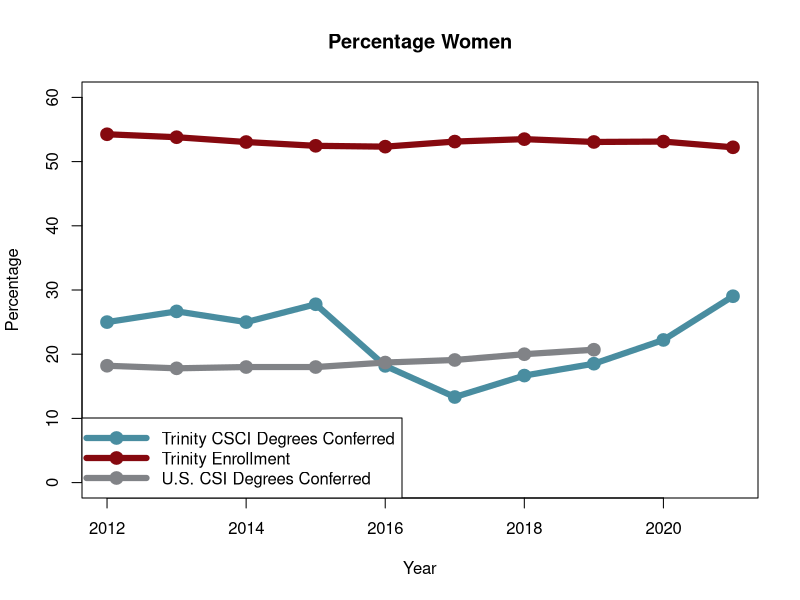

Reproduce this figure in R.
plotGenderTrend <- function(indata) {
  pt <- 19
  w <- 6
  plot(indata[,1], indata[,3], ylim=c(0,60),
       type = "l", col = "#498DA0", lwd = w, pch=pt,
       main = "Percentage Women",
       xlab = "Year", ylab="Percentage")
  points(indata[,1], indata[,3], col="#498DA0", pch=pt, lwd=w)
  
  lines(indata[,1], indata[,2], col="#86090f", lwd=w)
  points(indata[,1], indata[,2], col="#86090f", pch=pt, lwd=w)
  
  lines(indata[,1], indata[,4], col="#818387", lwd=w)
  points(indata[,1], indata[,4], col="#818387", pch=pt, lwd=w)
  
  legend("bottomleft", c("Trinity CSCI Degrees Conferred",
                         "Trinity Enrollment",
                         "U.S. CSI Degrees Conferred"),
         lty = 1, lwd = w, seg.len=4, pch=pt,
         col = c("#498DA0", "#86090f", "#818387"))
}

GenderOverTime <- read.delim("GenderOverTime.txt")

#pdf("GenderOverTime2.pdf", width=6, height=6)
plotGenderTrend(GenderOverTime)
#dev.off()
